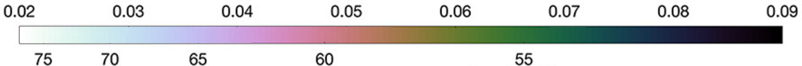
#> input picture demo_1/colorbar.png, 802 x 66 px
$ python test_2_demo1.py
#> lines starting #> are read from the running program, lines starting #| are printed output that depends on the picture
### Get_Data_from_Coloarmap.py
import cv2
import numpy as np
import cupy as cp
import matplotlib.pyplot as plt
from matplotlib.colors import ListedColormap
from matplotlib.colors import BoundaryNorm

# 数据匹配         map       colorbar    color最小值      color最大值
# [21 lines left out: functions data_matching_cupy, data_matching, not called in this run]

# 获取colorbar      路径        左下            右上           左侧最小值           右侧最大值
def get_colorbar(barname, box_leftdown_cb, box_rightup_cb, box_left_real_cb, box_right_real_cb, show=False):
#> called with barname = './demo_1/colorbar.png', box_left_real_cb = 0.02, box_right_real_cb = 0.09, show = True
    coloarbar_img = cv2.imread(barname)
#> coloarbar_img is the input picture: shape (66, 802, 3); mean B, G, R 212.7, 212.6, 212.4
    coloarbar_img = cv2.cvtColor(coloarbar_img, cv2.COLOR_BGR2RGB)
    box_cb = coloarbar_img[box_rightup_cb[1]:box_leftdown_cb[1], box_leftdown_cb[0]:box_rightup_cb[0], :]
    box_cb = box_cb.astype(np.float32)
    box_cb = np.mean(box_cb, axis=0)
#> box_cb = 760 rows, first 8: [255, 255, 255], [255, 255, 255], [255, 255, 255], [255, 255, 255], [254, 254, 254], [253, 253, 253], [251.4, 253, 252.9], [251.9, 253.9, 252.9]
    if show:
        print(box_cb.shape)
#| (760, 3)
        box_cb_show = np.array([box_cb/255])
#> box_cb_show = 760 rows, first 8: [1, 1, 1], [1, 1, 1], [1, 1, 1], [1, 1, 1], [0.996, 0.996, 0.996], [0.992, 0.992, 0.992], [0.986, 0.992, 0.992], [0.988, 0.996, 0.992]
        plt.imshow(box_cb_show, extent = [box_left_real_cb, box_right_real_cb, 0, 1], aspect='auto')
        plt.show()
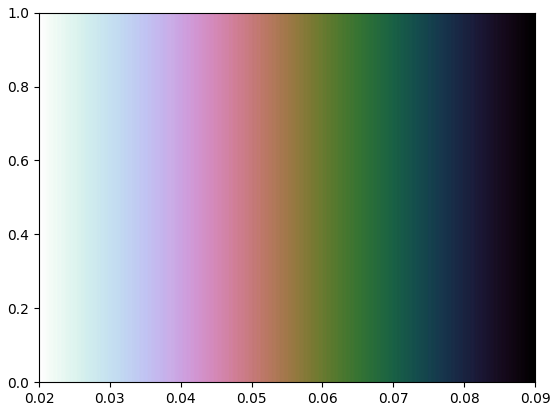
#> figure drawn by matplotlib, 1 panel
    return box_cb

# 获取colormap      路径        左下            右上           左下值           右上值
# [9 lines left out: function get_colormap, not called in this run]

def cut_data(data_mat, block=20):
    split_arr_2d = np.array_split(data_mat, block, axis=1)
    return split_arr_2d

# [59 lines left out: functions data_matching_block_cupy, data_matching_block, display_get_data, find_data, not called in this run]

### test_2_demo1.py
from Get_Data_from_Coloarmap import *

if __name__ == "__main__":

    # 读取coloarbar
    box_leftdown_cb = [20, 40]        # x,y
    box_left_real_cb = 0.02
    box_rightup_cb = [780, 30]       # x,y
    box_right_real_cb = 0.09
    box_cb = get_colorbar("./demo_1/colorbar.png", box_leftdown_cb, box_rightup_cb, box_left_real_cb, box_right_real_cb, True)

    # 读取保存数据
#> (the run stopped early here; a loop or call above may not have finished)
